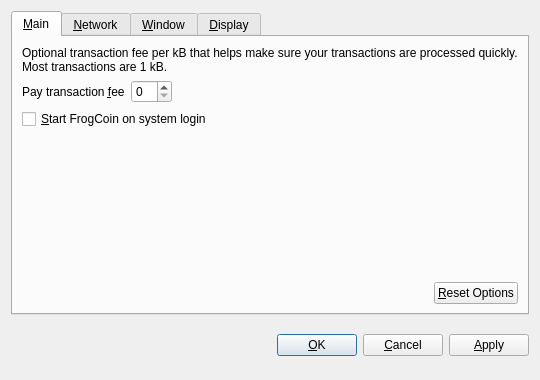
<?xml version="1.0" encoding="UTF-8"?>
<ui version="4.0">
 <class>OptionsDialog</class>
 <widget class="QDialog" name="OptionsDialog">
  <property name="geometry">
   <rect>
    <x>0</x>
    <y>0</y>
    <width>540</width>
    <height>380</height>
   </rect>
  </property>
  <property name="windowTitle">
   <string>Options</string>
  </property>
  <property name="modal">
   <bool>true</bool>
  </property>
  <layout class="QVBoxLayout" name="verticalLayout">
   <item>
    <widget class="QTabWidget" name="tabWidget">
     <property name="tabPosition">
      <enum>QTabWidget::North</enum>
     </property>
     <property name="currentIndex">
      <number>0</number>
     </property>
     <widget class="QWidget" name="tabMain">
      <attribute name="title">
       <string>&amp;Main</string>
      </attribute>
      <layout class="QVBoxLayout" name="verticalLayout_Main">
       <item>
        <widget class="QLabel" name="transactionFeeInfoLabel">
         <property name="text">
          <string>Optional transaction fee per kB that helps make sure your transactions are processed quickly. Most transactions are 1 kB.</string>
         </property>
         <property name="textFormat">
          <enum>Qt::PlainText</enum>
         </property>
         <property name="wordWrap">
          <bool>true</bool>
         </property>
        </widget>
       </item>
       <item>
        <layout class="QHBoxLayout" name="horizontalLayout_1_Main">
         <item>
          <widget class="QLabel" name="transactionFeeLabel">
           <property name="text">
            <string>Pay transaction &amp;fee</string>
           </property>
           <property name="textFormat">
            <enum>Qt::PlainText</enum>
           </property>
           <property name="buddy">
            <cstring>transactionFee</cstring>
           </property>
          </widget>
         </item>
         <item>
          <widget class="BitcoinAmountField" name="transactionFee"/>
         </item>
         <item>
          <spacer name="horizontalSpacer_1_Main">
           <property name="orientation">
            <enum>Qt::Horizontal</enum>
           </property>
           <property name="sizeHint" stdset="0">
            <size>
             <width>40</width>
             <height>20</height>
            </size>
           </property>
          </spacer>
         </item>
        </layout>
       </item>
       <item>
        <widget class="QCheckBox" name="bitcoinAtStartup">
         <property name="toolTip">
          <string>Automatically start FrogCoin after logging in to the system.</string>
         </property>
         <property name="text">
          <string>&amp;Start FrogCoin on system login</string>
         </property>
        </widget>
       </item>
       <item>
        <spacer name="verticalSpacer_Main">
         <property name="orientation">
          <enum>Qt::Vertical</enum>
         </property>
         <property name="sizeHint" stdset="0">
          <size>
           <width>20</width>
           <height>40</height>
          </size>
         </property>
        </spacer>
       </item>
       <item>
        <layout class="QHBoxLayout" name="horizontalLayout_2_Main">
         <item>
          <spacer name="horizontalSpacer_2_Main">
           <property name="orientation">
            <enum>Qt::Horizontal</enum>
           </property>
           <property name="sizeHint" stdset="0">
            <size>
             <width>40</width>
             <height>20</height>
            </size>
           </property>
          </spacer>
         </item>
         <item>
          <widget class="QPushButton" name="resetButton">
           <property name="toolTip">
            <string>Reset all client options to default.</string>
           </property>
           <property name="text">
            <string>&amp;Reset Options</string>
           </property>
           <property name="autoDefault">
            <bool>false</bool>
           </property>
          </widget>
         </item>
        </layout>
       </item>
      </layout>
     </widget>
     <widget class="QWidget" name="tabNetwork">
      <attribute name="title">
       <string>&amp;Network</string>
      </attribute>
      <layout class="QVBoxLayout" name="verticalLayout_Network">
       <item>
        <widget class="QCheckBox" name="mapPortUpnp">
         <property name="toolTip">
          <string>Automatically open the FrogCoin client port on the router. This only works when your router supports UPnP and it is enabled.</string>
         </property>
         <property name="text">
          <string>Map port using &amp;UPnP</string>
         </property>
        </widget>
       </item>
       <item>
        <widget class="QCheckBox" name="connectSocks">
         <property name="toolTip">
          <string>Connect to the FrogCoin network through a SOCKS proxy (e.g. when connecting through Tor).</string>
         </property>
         <property name="text">
          <string>&amp;Connect through SOCKS proxy:</string>
         </property>
        </widget>
       </item>
       <item>
        <layout class="QHBoxLayout" name="horizontalLayout_Network">
         <item>
          <widget class="QLabel" name="proxyIpLabel">
           <property name="text">
            <string>Proxy &amp;IP:</string>
           </property>
           <property name="textFormat">
            <enum>Qt::PlainText</enum>
           </property>
           <property name="buddy">
            <cstring>proxyIp</cstring>
           </property>
          </widget>
         </item>
         <item>
          <widget class="QValidatedLineEdit" name="proxyIp">
           <property name="maximumSize">
            <size>
             <width>140</width>
             <height>16777215</height>
            </size>
           </property>
           <property name="toolTip">
            <string>IP address of the proxy (e.g. 127.0.0.1)</string>
           </property>
          </widget>
         </item>
         <item>
          <widget class="QLabel" name="proxyPortLabel">
           <property name="text">
            <string>&amp;Port:</string>
           </property>
           <property name="textFormat">
            <enum>Qt::PlainText</enum>
           </property>
           <property name="buddy">
            <cstring>proxyPort</cstring>
           </property>
          </widget>
         </item>
         <item>
          <widget class="QLineEdit" name="proxyPort">
           <property name="maximumSize">
            <size>
             <width>55</width>
             <height>16777215</height>
            </size>
           </property>
           <property name="toolTip">
            <string>Port of the proxy (e.g. 9050)</string>
           </property>
          </widget>
         </item>
         <item>
          <widget class="QLabel" name="socksVersionLabel">
           <property name="text">
            <string>SOCKS &amp;Version:</string>
           </property>
           <property name="textFormat">
            <enum>Qt::PlainText</enum>
           </property>
           <property name="buddy">
            <cstring>socksVersion</cstring>
           </property>
          </widget>
         </item>
         <item>
          <widget class="QValueComboBox" name="socksVersion">
           <property name="toolTip">
            <string>SOCKS version of the proxy (e.g. 5)</string>
           </property>
          </widget>
         </item>
         <item>
          <spacer name="horizontalSpacer_Network">
           <property name="orientation">
            <enum>Qt::Horizontal</enum>
           </property>
           <property name="sizeHint" stdset="0">
            <size>
             <width>40</width>
             <height>20</height>
            </size>
           </property>
          </spacer>
         </item>
        </layout>
       </item>
       <item>
        <spacer name="verticalSpacer_Network">
         <property name="orientation">
          <enum>Qt::Vertical</enum>
         </property>
         <property name="sizeHint" stdset="0">
          <size>
           <width>20</width>
           <height>40</height>
          </size>
         </property>
        </spacer>
       </item>
      </layout>
     </widget>
     <widget class="QWidget" name="tabWindow">
      <attribute name="title">
       <string>&amp;Window</string>
      </attribute>
      <layout class="QVBoxLayout" name="verticalLayout_Window">
       <item>
        <widget class="QCheckBox" name="minimizeToTray">
         <property name="toolTip">
          <string>Show only a tray icon after minimizing the window.</string>
         </property>
         <property name="text">
          <string>&amp;Minimize to the tray instead of the taskbar</string>
         </property>
        </widget>
       </item>
       <item>
        <widget class="QCheckBox" name="minimizeOnClose">
         <property name="toolTip">
          <string>Minimize instead of exit the application when the window is closed. When this option is enabled, the application will be closed only after selecting Quit in the menu.</string>
         </property>
         <property name="text">
          <string>M&amp;inimize on close</string>
         </property>
        </widget>
       </item>
       <item>
        <spacer name="verticalSpacer_Window">
         <property name="orientation">
          <enum>Qt::Vertical</enum>
         </property>
         <property name="sizeHint" stdset="0">
          <size>
           <width>20</width>
           <height>40</height>
          </size>
         </property>
        </spacer>
       </item>
      </layout>
     </widget>
     <widget class="QWidget" name="tabDisplay">
      <attribute name="title">
       <string>&amp;Display</string>
      </attribute>
      <layout class="QVBoxLayout" name="verticalLayout_Display">
       <item>
        <layout class="QHBoxLayout" name="horizontalLayout_1_Display">
         <item>
          <widget class="QLabel" name="langLabel">
           <property name="text">
            <string>User Interface &amp;language:</string>
           </property>
           <property name="textFormat">
            <enum>Qt::PlainText</enum>
           </property>
           <property name="buddy">
            <cstring>lang</cstring>
           </property>
          </widget>
         </item>
         <item>
          <widget class="QValueComboBox" name="lang">
           <property name="toolTip">
            <string>The user interface language can be set here. This setting will take effect after restarting FrogCoin.</string>
           </property>
          </widget>
         </item>
        </layout>
       </item>
       <item>
        <layout class="QHBoxLayout" name="horizontalLayout_2_Display">
         <item>
          <widget class="QLabel" name="unitLabel">
           <property name="text">
            <string>&amp;Unit to show amounts in:</string>
           </property>
           <property name="textFormat">
            <enum>Qt::PlainText</enum>
           </property>
           <property name="buddy">
            <cstring>unit</cstring>
           </property>
          </widget>
         </item>
         <item>
          <widget class="QValueComboBox" name="unit">
           <property name="toolTip">
            <string>Choose the default subdivision unit to show in the interface and when sending coins.</string>
           </property>
          </widget>
         </item>
        </layout>
       </item>
       <item>
        <widget class="QCheckBox" name="displayAddresses">
         <property name="toolTip">
          <string>Whether to show FrogCoin addresses in the transaction list or not.</string>
         </property>
         <property name="text">
          <string>&amp;Display addresses in transaction list</string>
         </property>
        </widget>
       </item>
       <item>
        <widget class="QCheckBox" name="coinControlFeatures">
         <property name="toolTip">
          <string>Whether to show coin control features or not.</string>
         </property>
         <property name="text">
          <string>Display coin &amp;control features (experts only!)</string>
         </property>
        </widget>
       </item>
       <item>
        <spacer name="verticalSpacer_Display">
         <property name="orientation">
          <enum>Qt::Vertical</enum>
         </property>
         <property name="sizeHint" stdset="0">
          <size>
           <width>20</width>
           <height>40</height>
          </size>
         </property>
        </spacer>
       </item>
      </layout>
     </widget>
    </widget>
   </item>
   <item>
    <layout class="QHBoxLayout" name="horizontalLayout_Buttons">
     <item>
      <spacer name="horizontalSpacer_1">
       <property name="orientation">
        <enum>Qt::Horizontal</enum>
       </property>
       <property name="sizeHint" stdset="0">
        <size>
         <width>40</width>
         <height>48</height>
        </size>
       </property>
      </spacer>
     </item>
     <item>
      <widget class="QLabel" name="statusLabel">
       <property name="font">
        <font>
         <weight>75</weight>
         <bold>true</bold>
        </font>
       </property>
       <property name="text">
        <string/>
       </property>
       <property name="textFormat">
        <enum>Qt::PlainText</enum>
       </property>
       <property name="wordWrap">
        <bool>true</bool>
       </property>
      </widget>
     </item>
     <item>
      <spacer name="horizontalSpacer_2">
       <property name="orientation">
        <enum>Qt::Horizontal</enum>
       </property>
       <property name="sizeHint" stdset="0">
        <size>
         <width>40</width>
         <height>48</height>
        </size>
       </property>
      </spacer>
     </item>
     <item>
      <widget class="QPushButton" name="okButton">
       <property name="text">
        <string>&amp;OK</string>
       </property>
      </widget>
     </item>
     <item>
      <widget class="QPushButton" name="cancelButton">
       <property name="text">
        <string>&amp;Cancel</string>
       </property>
       <property name="autoDefault">
        <bool>false</bool>
       </property>
      </widget>
     </item>
     <item>
      <widget class="QPushButton" name="applyButton">
       <property name="text">
        <string>&amp;Apply</string>
       </property>
       <property name="autoDefault">
        <bool>false</bool>
       </property>
      </widget>
     </item>
    </layout>
   </item>
  </layout>
 </widget>
 <customwidgets>
  <customwidget>
   <class>BitcoinAmountField</class>
   <extends>QSpinBox</extends>
   <header>bitcoinamountfield.h</header>
  </customwidget>
  <customwidget>
   <class>QValueComboBox</class>
   <extends>QComboBox</extends>
   <header>qvaluecombobox.h</header>
  </customwidget>
  <customwidget>
   <class>QValidatedLineEdit</class>
   <extends>QLineEdit</extends>
   <header>qvalidatedlineedit.h</header>
  </customwidget>
 </customwidgets>
 <resources/>
 <connections/>
</ui>
